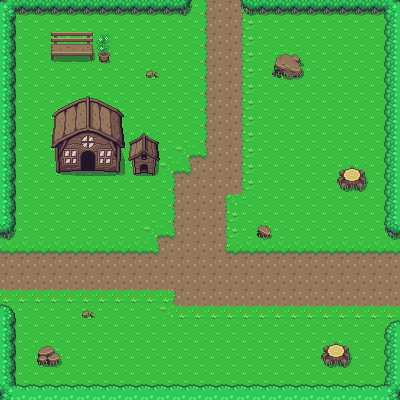

This game map was drawn from its Tiled (.tmx) file and the tilesets committed beside it. A one-line description and the full map source follow:
An orthogonal 25x25 tile map with 16x16 px tiles, 2 tile layers (Ground, Collisions) and 16 objects.

<map version="1.2" tiledversion="1.2.4" orientation="orthogonal" renderorder="left-down" width="25" height="25" tilewidth="16" tileheight="16" infinite="0" nextlayerid="4" nextobjectid="21">
 <tileset firstgid="1" source="overworld.tsx" />
 <layer id="1" name="Ground" width="25" height="25">
  <data encoding="csv">
1,1,1,1,1,1,1,1,1,1,1,1,1201,1202,1202,1203,1,1,1,1,1,1,1,1,1,
1,1,1,1,1,1,1,1,1,1,1,1,1201,1202,1202,1203,1,1,1,1,1,1,1,1,1,
1,1,1,1,1,1,1,1,1,1,1,1,1201,1202,1202,1203,1,1,1,1,1,1,1,1,1,
1,1,1,1,1,1,1,1,1,1,1,1,1201,1202,1202,1203,1,1,1,1,1,1,1,1,1,
1,1,1,1,1,1,1,1,1,1,1,1,1201,1202,1202,1203,1,1,1,1,1,1,1,1,1,
1,1,1,1,1,1,1,1,1,1,1,1,1201,1202,1202,1203,1,1,1,1,1,1,1,1,1,
1,1,1,1,1,1,1,1,1,1,1,1,1201,1202,1202,1203,1,1,1,1,1,1,1,1,1,
1,1,1,1,1,1,1,1,1,1,1,1,1201,1202,1202,1203,1,1,1,1,1,1,1,1,1,
1,1,1,1,1,1,1,1,1,1,1,1,1201,1202,1202,1203,1,1,1,1,1,1,1,1,1,
1,1,1,1,1,1,1,1,1,1,1,1161,1322,1202,1202,1203,1,1,1,1,1,1,1,1,1,
1,1,1,1,1,1,1,1,1,1,1161,1322,1202,1202,1202,1203,1,1,1,1,1,1,1,1,1,
1,1,1,1,1,1,1,1,1,1,1201,1202,1202,1202,1202,1203,1,1,1,1,1,1,1,1,1,
1,1,1,1,1,1,1,1,1,1,1201,1202,1202,1202,1281,1243,1,1,1,1,1,1,1,1,1,
1,1,1,1,1,1,1,1,1,1,1201,1202,1202,1202,1203,1,1,1,1,1,1,1,1,1,1,
1,1,1,1,1,1,1,1,1,1161,1322,1202,1202,1202,1203,1,1,1,1,1,1,1,1,1,1,
1162,1162,1162,1162,1162,1162,1162,1162,1162,1322,1202,1202,1202,1202,1321,1162,1162,1162,1162,1162,1162,1162,1162,1162,1162,
1202,1202,1202,1202,1202,1202,1202,1202,1202,1202,1202,1202,1202,1202,1202,1202,1202,1202,1202,1202,1202,1202,1202,1202,1202,
1202,1202,1202,1202,1202,1202,1202,1202,1202,1202,1202,1202,1202,1202,1202,1202,1202,1202,1202,1202,1202,1202,1202,1202,1202,
1242,1242,1242,1242,1242,1242,1242,1242,1242,1242,1282,1202,1202,1202,1202,1202,1202,1202,1202,1202,1202,1202,1202,1202,1202,
1,1,1,1,1,1,1,1,1,1,1241,1242,1242,1242,1242,1242,1242,1242,1242,1242,1242,1242,1242,1242,1242,
1,1,1,1,1,1,1,1,1,1,1,1,1,1,1,1,1,1,1,1,1,1,1,1,1,
1,1,1,1,1,1,1,1,1,1,1,1,1,1,1,1,1,1,1,1,1,1,1,1,1,
1,1,1,1,1,1,1,1,1,1,1,1,1,1,1,1,1,1,1,1,1,1,1,1,1,
1,1,1,1,1,1,1,1,1,1,1,1,1,1,1,1,1,1,1,1,1,1,1,1,1,
1,1,1,1,1,1,1,1,1,1,1,1,1,1,1,1,1,1,1,1,1,1,1,1,1
</data>
 </layer>
 <layer id="2" name="Collisions" width="25" height="25">
  <data encoding="csv">
648,766,766,766,766,766,766,766,766,766,766,687,0,0,0,686,766,766,766,766,766,766,766,766,688,
728,0,0,0,0,0,0,0,0,0,0,0,0,0,0,0,0,0,0,0,0,0,0,0,727,
728,0,0,189,190,191,73,0,0,0,0,0,0,0,0,0,0,0,0,0,0,0,0,0,727,
728,0,0,229,230,231,113,0,0,0,0,0,0,0,0,0,0,450,451,0,0,0,0,0,727,
728,0,0,0,0,0,0,0,0,211,0,0,0,0,0,0,0,490,491,0,0,0,0,0,727,
728,0,0,0,0,0,0,0,0,0,0,0,0,0,0,0,0,0,0,0,0,0,0,0,727,
728,0,0,7,8,9,10,11,0,0,0,0,0,0,0,0,0,0,0,0,0,0,0,0,727,
728,0,0,47,48,49,50,51,0,0,0,0,0,0,0,0,0,0,0,0,0,0,0,0,727,
728,0,0,87,88,89,90,91,214,215,0,0,0,0,0,0,0,0,0,0,0,0,0,0,727,
728,0,0,127,128,129,130,131,254,255,0,0,0,0,0,0,0,0,0,0,0,0,0,0,727,
728,0,0,167,168,169,170,171,294,295,0,0,0,0,0,0,0,0,0,0,0,152,153,0,727,
728,0,0,0,0,0,0,0,0,0,0,0,0,0,0,0,0,0,0,0,0,192,193,0,727,
728,0,0,0,0,0,0,0,0,0,0,0,0,0,0,0,0,0,0,0,0,0,0,0,727,
728,0,0,0,0,0,0,0,0,0,0,0,0,0,0,0,0,0,0,0,0,0,0,0,727,
687,0,0,0,0,0,0,0,0,0,0,0,0,0,0,0,208,0,0,0,0,0,0,0,686,
0,0,0,0,0,0,0,0,0,0,0,0,0,0,0,0,0,0,0,0,0,0,0,0,0,
0,0,0,0,0,0,0,0,0,0,0,0,0,0,0,0,0,0,0,0,0,0,0,0,0,
0,0,0,0,0,0,0,0,0,0,0,0,0,0,0,0,0,0,0,0,0,0,0,0,0,
0,0,0,0,0,0,0,0,0,0,0,0,0,0,0,0,0,0,0,0,0,0,0,0,0,
647,0,0,0,0,211,0,0,0,0,0,0,0,0,0,0,0,0,0,0,0,0,0,0,0,
728,0,0,0,0,0,0,0,0,0,0,0,0,0,0,0,0,0,0,0,0,0,0,0,646,
728,0,45,46,0,0,0,0,0,0,0,0,0,0,0,0,0,0,0,0,152,153,0,0,727,
728,0,85,86,0,0,0,0,0,0,0,0,0,0,0,0,0,0,0,0,192,193,0,0,727,
728,0,0,0,0,0,0,0,0,0,0,0,0,0,0,0,0,0,0,0,0,0,0,0,727,
688,726,726,726,726,726,726,726,726,726,726,726,726,726,726,726,726,726,726,726,726,726,726,726,648
</data>
 </layer>
 <objectgroup id="3" name="collision mask">
  <object id="1" x="0.333333" y="0.666667" width="16.6667" height="240" />
  <object id="3" x="0.666667" y="0.666667" width="190.667" height="15.6667" />
  <object id="4" x="241.667" y="0.666667" width="157.667" height="13.6667" />
  <object id="5" x="384" y="0.666667" width="15.6667" height="239.667" />
  <object id="6" x="385" y="320.333" width="15.6667" height="79.6667" />
  <object id="7" x="-0.666667" y="304" width="16" height="96" />
  <object id="9" x="0.5" y="384.5" width="400" height="16.5" />
  <object id="12" x="56" y="173">
   <polygon points="0,0 24.75,-2 24,-24.25 40,-24.75 39.5,-2 63.25,0 104.25,2.75 104,-30.5 88,-42 67.75,-60.5 34.5,-78 29.5,-78.25 -4.5,-61.25" />
  </object>
  <object id="13" x="149.75" y="67">
   <polygon points="0,0 -6.25,6.75 -3.25,12 9.75,12.5 10.75,4.5" />
  </object>
  <object id="14" x="49" y="31.75">
   <polygon points="0,0 0.5,31.25 6.75,31.25 7.75,27.25 38.5,27.5 39.25,30.25 62.5,31.75 63,-0.25 46.25,-1.5" />
  </object>
  <object id="15" x="274.25" y="53.5">
   <polygon points="0,0 -5.25,16.75 -2.25,26 10.5,29 23.25,28.5 34.75,21.25 30,12.25 31,5.5 19.75,-3 13.75,-1 7,-1.75" />
  </object>
  <object id="16" x="349.5" y="163.25">
   <polygon points="0,0 -4.25,3.75 -11.5,4.75 -13.5,11.5 -14.25,21.75 -8.25,28.5 -1.5,29.75 2.5,27 11.5,29 18,24.25 19.5,13 17.25,4.75 9.25,3.5 6,3.25" />
  </object>
  <object id="17" x="258" y="223">
   <polygon points="0,0 -4,8.25 -3.25,15.75 7,18.25 14.25,17.5 17.25,7.5 13.75,1" />
  </object>
  <object id="18" x="333.25" y="339.75">
   <polygon points="0,0 -1.25,3 -12.75,4.5 -12.75,9 -14.25,16.25 -12.25,23.5 -9.5,28.75 2,25.5 11.5,28.75 18,23.75 18.75,17.25 19,10.25 16.75,4.5 8.5,2.75 5.5,2.25" />
  </object>
  <object id="19" x="85" y="306.75">
   <polygon points="0,0 -7.5,4.75 -3.75,13 8,13 12,12 12,7 11.25,3.5 6.25,2.5 2.5,1.5" />
  </object>
  <object id="20" x="39.5" y="344.25">
   <polygon points="0,0 -4.5,8.5 -4.25,14.5 -3.5,21 1.75,22 8.75,20.5 17.5,22.5 21.75,17.5 22.25,12 22.5,7.5 17.75,6 12,-1.75 7,-0.5" />
  </object>
 </objectgroup>
</map>
